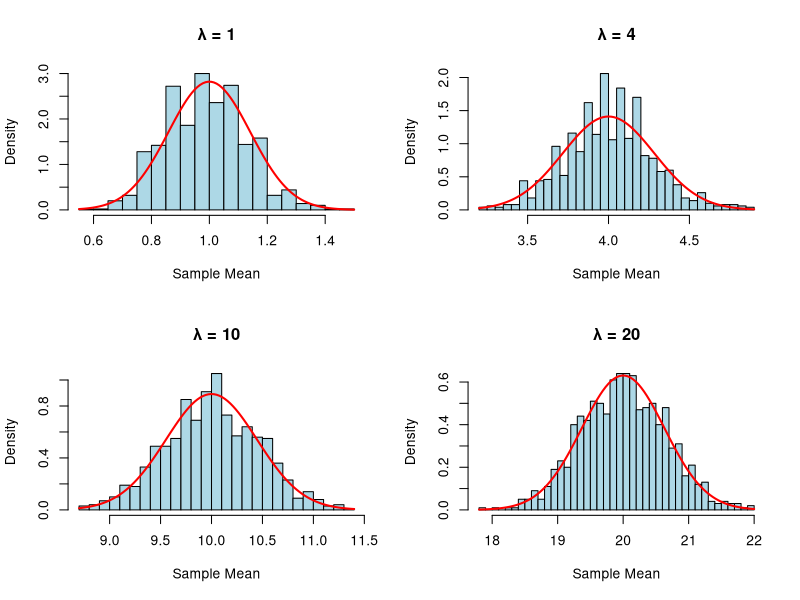
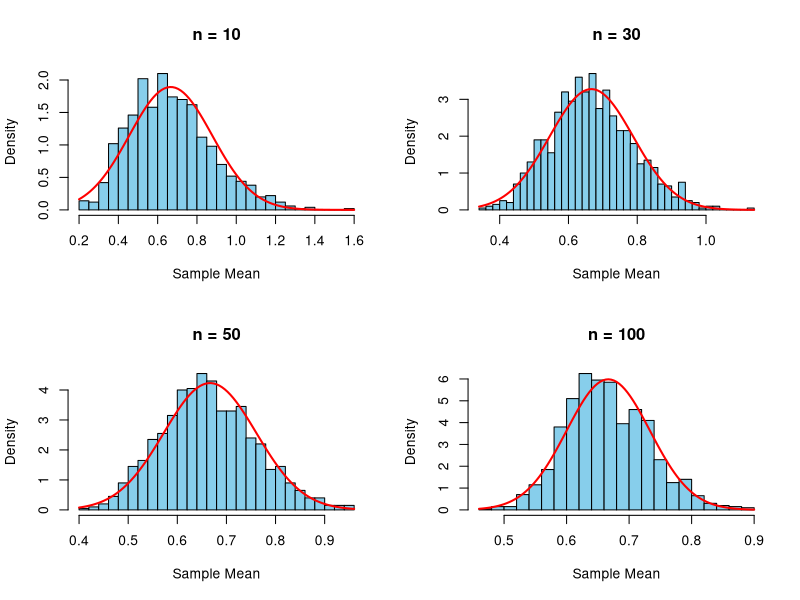
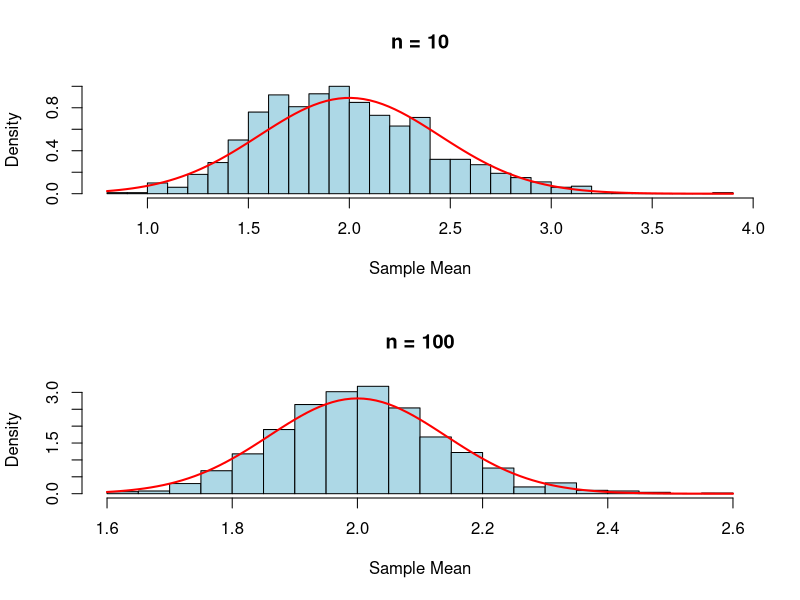

R code for these plots, in order:
# For a word that has sample, random, replicate, simulate use 'r'
# xbar - u / sigma * root n 

# rnorm, r binom

# TEMPLATE
set.seed(123)
n <- 30
num_samples <- 1000
mu <- 100
sigma <- 15
sample_means <- replicate(num_samples, {
  sample <- rnorm(n, mean = mu, sd = sigma)
  mean(sample)
})
mean(sample_means)
var(sample_means)

# Empirical mean
# Empirical variance





# Poison Distribution: 1. . If X ∼ Poisson(λ = 4), simulate the sampling distribution of the mean for sample size n = 50. Compare theoretical and empirical mean and variance.

set.seed(123)
n <- 50 
num_samples <- 1000
lambda <- 4

sample_means <- replicate(num_samples,{
  sample <- rpois(n, lambda)
  mean(sample)
}) 

empirical_mean = mean(sample_means)
empirical_variance = var(sample_means)

theoretical_mean <- lambda
theoretical_variance <- lambda/n

cat("Empirical Mean:", empirical_mean, "\n")
cat("Theoretical Mean:", theoretical_mean, "\n")
cat("Empirical Variance:", empirical_variance, "\n")
cat("Theoretical Variance:", theoretical_variance, "\n")



# Poison Distribution: 2. How does the distribution of sample means change as λ increases 
set.seed(123)
n <- 50
num_samples <- 1000
lambda_values <- c(1, 4, 10, 20)

# Plot distribution of sample means for different lambda
par(mfrow = c(2,2))

for(lambda in lambda_values){
  sample_means <- replicate(num_samples, {
    sample <- rpois(n, lambda)
    mean(sample)
  })
  
  hist(sample_means,       
       main = paste("λ =", lambda),
       xlab = "Sample Mean",
       col = "lightblue",
       probability = TRUE,
       breaks = 30)
  
  curve(dnorm(x, mean = lambda, sd = sqrt(lambda/n)), add = TRUE, col = "red", lwd = 2)
  
}


# Exponential Distribution 1.
#For X ∼ Exponential(λ = 1.5), simulate sample means and check normality for n = 10 and n = 50.

set.seed(123)
lambda <- 1.5
mu <- 1/lambda
var_theoretical <- 1/(lambda^2)

num_samples <- 1000

n_values <- c(10,50)

for(n in n_values){
  sample_means <- replicate(num_samples, {
    sample <- rexp(n, rate = lambda)
    mean(sample)
  })
  
  cat("\n--- Sample size:", n, "---\n")
  cat("Empirical Mean:", mean(sample_means), "\n")
  cat("Theoretical Mean:", mu, "\n")
  
  cat("Empirical Variance:", var(sample_means), "\n")
  cat("Theoretical Variance:", var_theoretical / n, "\n")
}



# Exponential Distribution 2.  Does the Central Limit Theorem apply here? How does sample size affect the result?

set.seed(123)
num_samples <- 1000
lambda <- 1.5
n_values <- c(10,30,50,100)

par(mfrow = c(2,2))

for(n in n_values){
  sample_means <- replicate(num_samples, {
    sample <- rexp(n, rate = lambda)
    mean(sample)
  })
  
  hist(sample_means, probability = TRUE,
       main = paste("n =", n),
       xlab = "Sample Mean", col = "skyblue", breaks = 30)
  
  curve(dnorm(x, mean = 1/lambda, sd = sqrt((1/lambda^2)/n)), 
        add = TRUE, col = "red", lwd = 2)

}


# Normal Distribution
#Use X ∼ N (70, 10^2). Simulate the sampling distribution of the mean for different values of n and confirm that it remains normal.

set.seed(123)
num_samples <- 1000
mu <- 70
sigma <- 10

n_values <- c(10,30,50,100)

for(n in n_values){
  sample_means <- replicate(num_samples, {
    sample <- rnorm(n, mean = mu, sd = sigma)
    mean(sample)
  })
  

  cat("Sample size n =", n, "\n")
  cat("Empirical Mean:", mean(sample_means), "\n")
  cat("Theoretical Mean:", mu, "\n")
  cat("Empirical Variance:", var(sample_means), "\n")
  cat("Theoretical Variance:", sigma^2 / n, "\n\n")
}






# Gamma Distribution 1.

#Take X ∼ Gamma(shape = 2, rate = 1). Simulate and compare the sampling distribution for n = 10 and n = 100.

set.seed(123)
num_samples <- 1000
shape <- 2
rate <- 1
mu <- shape/rate
var_theoretical <- shape/(rate^2)

n_values <- c(10,100)

for(n in n_values){
  sample_means <- replicate(num_samples, {
    sample <- rgamma(n, shape = shape, rate = rate)
    mean(sample)
  })
  
  cat("Sample size n =", n, "\n")
  cat("Empirical Mean:", mean(sample_means), "\n")
  cat("Theoretical Mean:", mu, "\n")
  cat("Empirical Variance:", var(sample_means), "\n")
  cat("Theoretical Variance:", var_theoretical / n, "\n\n")

}


#2. How does the shape of the original distribution influence the sample mean distribution?

par(mfrow = c(2,1))
set.seed(123)
num_samples <- 1000
shape <- 2
rate <- 1

n_values <- c(10,100)

for (n in n_values) {
  sample_means <- replicate(num_samples, {
    mean(rgamma(n, shape = shape, rate = rate))
  })
  
  hist(sample_means, probability = TRUE,
       breaks = 30,
       col = "lightblue",
       main = paste("n =", n),
       xlab = "Sample Mean")
  
  # Overlay normal curve
  mu <- shape / rate
  sigma2 <- shape / rate^2
  curve(dnorm(x, mean = mu, sd = sqrt(sigma2 / n)),
        add = TRUE, col = "red", lwd = 2)
}













